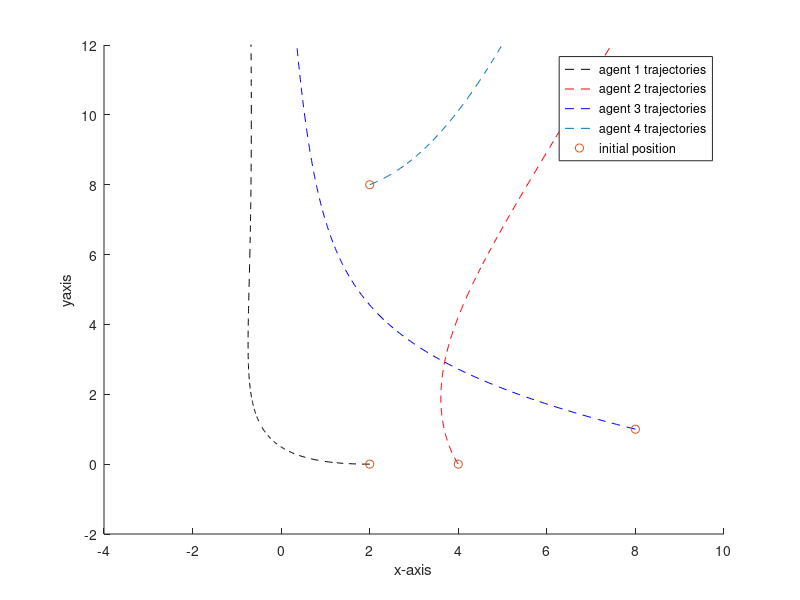

Recreate this plot in MATLAB.
adjA = [0 1 0 0;
    0 0 0 1;
    0 0 0 1;
    0 1 0 0];
v = [1 1 1 0];
D = diag(v);
L = D - adjA;

xdx = [1;3;1;3];
xdy = [1;1;3;3];

for i = 1:4
    for j = 1:4
        sumA(i,j) = adjA(i,j)*(xdx(i)-xdx(j));
        sumB(i,j) = adjA(i,j)*(xdy(i)-xdy(j));
    end
    rx(i) = -(1/xdx(i)*sum(sumA(i,:)));
    ry(i) = -(1/xdy(i)*sum(sumB(i,:)));
end

Rx = [rx(1) 0 0 0;
    0 rx(2) 0 0;
    0 0 rx(3) 0;
    0 0 0 rx(4)];
    
Ry = [ry(1) 0 0 0;
    0 ry(2) 0 0;
    0 0 ry(3) 0;
    0 0 0 ry(4)];

phix = L + Rx;
phiy = L + Ry;
 
eig(phix);
eig(phiy);
 
Ax = [ -L -Rx; zeros(4) -phix];
Ay = [ -L -Ry; zeros(4) -phiy];

A = rand(4,4);
B = zeros(8,1);
C = eye(8);
D = 0;
t = 0:0.01:50;
u = zeros(size(t));

f = size(t);
f = f(1,2);

sysx = ss(Ax,B,C,D);
sysy = ss(Ay,B,C,D);

x = lsim(sysx,u,t,[2;4;8;2;4;9;8;xdx(4)]);
y = lsim(sysy,u,t,[0;0;1;8;8;2;9;xdy(4)]);

x1 = lsim(sysx,u,t,[x(f,1);x(f,2);x(f,3);x(f,4);x(f,5);x(f,6);x(f,7);xdx(4)*2]);
y1 = lsim(sysy,u,t,[y(f,1);y(f,2);y(f,3);y(f,4);y(f,5);y(f,6);y(f,7);xdy(4)*2]);

hold on
plot(x(:,1),y(:,1),'k--', x(:,2),y(:,2),'r--',x(:,3),y(:,3),'b--',x(:,4),y(:,4),'--');
plot([x(1,1) x(1,2) x(1,3) x(1,4)],[y(1,1) y(1,2) y(1,3) y(1,4)], 'o');
plot([x(f,1) x(f,2) x(f,4) x(f,3) x(f,1)],[y(f,1) y(f,2) y(f,4) y(f,3) y(f,1)], '-gx', 'LineWidth',1)
plot([x1(f,1) x1(f,2) x1(f,4) x1(f,3) x1(f,1)],[y1(f,1) y1(f,2) y1(f,4) y1(f,3) y1(f,1)], '-md', 'LineWidth',1)
plot(x1(:,1),y1(:,1),'k--', x1(:,2),y1(:,2),'r--',x1(:,3),y1(:,3),'b--',x1(:,4),y1(:,4),'--');
legend('agent 1 trajectories','agent 2 trajectories','agent 3 trajectories','agent 4 trajectories','initial position')
axis([-4 10 -2 12])
xlabel('x-axis')
ylabel('yaxis')
hold off
